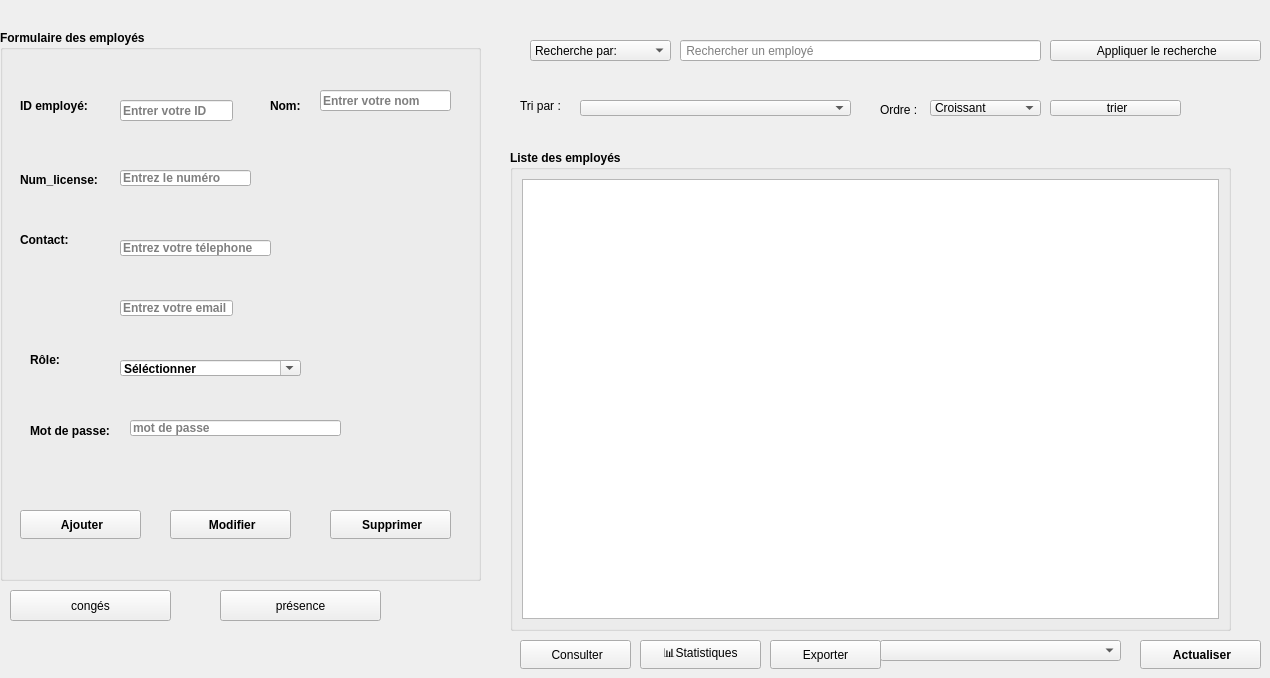
    <widget class="QWidget" name="page_employes">
     <widget class="QComboBox" name="employe_comboBox_searchType">
      <property name="geometry">
       <rect>
        <x>580</x>
        <y>100</y>
        <width>271</width>
        <height>16</height>
       </rect>
      </property>
      <property name="placeholderText">
       <string>Sélectionner</string>
      </property>
      <item>
       <property name="text">
        <string>ID employé</string>
       </property>
      </item>
      <item>
       <property name="text">
        <string>Nom</string>
       </property>
      </item>
      <item>
       <property name="text">
        <string>Numéro de licence</string>
       </property>
      </item>
      <item>
       <property name="text">
        <string>Contact</string>
       </property>
      </item>
     </widget>
     <widget class="QComboBox" name="employe_comboBox_searchBy">
      <property name="geometry">
       <rect>
        <x>530</x>
        <y>40</y>
        <width>141</width>
        <height>21</height>
       </rect>
      </property>
      <item>
       <property name="text">
        <string>Recherche par:</string>
       </property>
      </item>
      <item>
       <property name="text">
        <string>ID employé</string>
       </property>
      </item>
      <item>
       <property name="text">
        <string>Nom</string>
       </property>
      </item>
      <item>
       <property name="text">
        <string>Num_license</string>
       </property>
      </item>
      <item>
       <property name="text">
        <string>Contact</string>
       </property>
      </item>
      <item>
       <property name="text">
        <string>Role</string>
       </property>
      </item>
     </widget>
     <widget class="QLineEdit" name="employe_lineEdit_search">
      <property name="geometry">
       <rect>
        <x>680</x>
        <y>40</y>
        <width>361</width>
        <height>21</height>
       </rect>
      </property>
      <property name="placeholderText">
       <string> Rechercher un employé</string>
      </property>
     </widget>
     <widget class="QPushButton" name="employe_btnRefresh">
      <property name="geometry">
       <rect>
        <x>1140</x>
        <y>640</y>
        <width>121</width>
        <height>29</height>
       </rect>
      </property>
      <property name="font">
       <font>
        <pointsize>9</pointsize>
        <bold>true</bold>
       </font>
      </property>
      <property name="text">
       <string> Actualiser</string>
      </property>
     </widget>
     <widget class="QLabel" name="employe_label_sortBy">
      <property name="geometry">
       <rect>
        <x>520</x>
        <y>90</y>
        <width>91</width>
        <height>31</height>
       </rect>
      </property>
      <property name="text">
       <string>Tri par :</string>
      </property>
     </widget>
     <widget class="QPushButton" name="employe_btnSort">
      <property name="geometry">
       <rect>
        <x>1050</x>
        <y>100</y>
        <width>131</width>
        <height>16</height>
       </rect>
      </property>
      <property name="text">
       <string> trier</string>
      </property>
     </widget>
     <widget class="QLabel" name="employe_label_order">
      <property name="geometry">
       <rect>
        <x>880</x>
        <y>100</y>
        <width>63</width>
        <height>20</height>
       </rect>
      </property>
      <property name="text">
       <string>Ordre :</string>
      </property>
     </widget>
     <widget class="QComboBox" name="employe_comboBox_order">
      <property name="geometry">
       <rect>
        <x>930</x>
        <y>100</y>
        <width>111</width>
        <height>16</height>
       </rect>
      </property>
      <property name="currentText">
       <string>Croissant</string>
      </property>
      <item>
       <property name="text">
        <string>Croissant</string>
       </property>
      </item>
      <item>
       <property name="text">
        <string>Décroissant</string>
       </property>
      </item>
     </widget>
     <widget class="QPushButton" name="employe_btnSearch">
      <property name="geometry">
       <rect>
        <x>1050</x>
        <y>40</y>
        <width>211</width>
        <height>21</height>
       </rect>
      </property>
      <property name="text">
       <string> Appliquer le recherche</string>
      </property>
     </widget>
     <widget class="QPushButton" name="employe_btnConsulter">
      <property name="geometry">
       <rect>
        <x>520</x>
        <y>640</y>
        <width>111</width>
        <height>29</height>
       </rect>
      </property>
      <property name="text">
       <string> Consulter</string>
      </property>
     </widget>
     <widget class="QGroupBox" name="groupBox_3">
      <property name="geometry">
       <rect>
        <x>510</x>
        <y>150</y>
        <width>721</width>
        <height>481</height>
       </rect>
      </property>
      <property name="font">
       <font>
        <bold>true</bold>
       </font>
      </property>
      <property name="title">
       <string>Liste des employés</string>
      </property>
      <layout class="QHBoxLayout" name="horizontalLayout_8">
       <item>
        <widget class="QTableView" name="tableView"/>
       </item>
      </layout>
     </widget>
     <widget class="QPushButton" name="pushButton_11">
      <property name="geometry">
       <rect>
        <x>640</x>
        <y>640</y>
        <width>121</width>
        <height>29</height>
       </rect>
      </property>
      <property name="text">
       <string>📊Statistiques</string>
      </property>
     </widget>
     <widget class="QPushButton" name="pushButton_10">
      <property name="geometry">
       <rect>
        <x>770</x>
        <y>640</y>
        <width>111</width>
        <height>29</height>
       </rect>
      </property>
      <property name="text">
       <string>Exporter</string>
      </property>
     </widget>
     <widget class="QComboBox" name="comboBox_3">
      <property name="geometry">
       <rect>
        <x>880</x>
        <y>640</y>
        <width>241</width>
        <height>21</height>
       </rect>
      </property>
      <property name="currentText">
       <string/>
      </property>
      <property name="currentIndex">
       <number>-1</number>
      </property>
      <property name="placeholderText">
       <string>Choisissez le format d'export</string>
      </property>
      <item>
       <property name="text">
        <string>PDF</string>
       </property>
      </item>
      <item>
       <property name="text">
        <string>Excel</string>
       </property>
      </item>
      <item>
       <property name="text">
        <string>CSV</string>
       </property>
      </item>
     </widget>
     <widget class="QPushButton" name="pushButton_3">
      <property name="geometry">
       <rect>
        <x>10</x>
        <y>590</y>
        <width>161</width>
        <height>31</height>
       </rect>
      </property>
      <property name="text">
       <string>congés</string>
      </property>
     </widget>
     <widget class="QPushButton" name="pushButton_4">
      <property name="geometry">
       <rect>
        <x>220</x>
        <y>590</y>
        <width>161</width>
        <height>31</height>
       </rect>
      </property>
      <property name="text">
       <string>présence</string>
      </property>
     </widget>
     <widget class="QGroupBox" name="groupBox_employe_form">
      <property name="geometry">
       <rect>
        <x>0</x>
        <y>30</y>
        <width>481</width>
        <height>551</height>
       </rect>
      </property>
      <property name="font">
       <font>
        <pointsize>9</pointsize>
        <bold>true</bold>
       </font>
      </property>
      <property name="title">
       <string>Formulaire des employés</string>
      </property>
      <widget class="QLineEdit" name="employe_lineEdit_id">
       <property name="geometry">
        <rect>
         <x>120</x>
         <y>70</y>
         <width>113</width>
         <height>21</height>
        </rect>
       </property>
       <property name="placeholderText">
        <string>Entrer votre ID</string>
       </property>
      </widget>
      <widget class="QLabel" name="employe_label_id">
       <property name="geometry">
        <rect>
         <x>20</x>
         <y>60</y>
         <width>101</width>
         <height>31</height>
        </rect>
       </property>
       <property name="text">
        <string>ID employé:</string>
       </property>
      </widget>
      <widget class="QLabel" name="employe_label_nom">
       <property name="geometry">
        <rect>
         <x>270</x>
         <y>60</y>
         <width>63</width>
         <height>31</height>
        </rect>
       </property>
       <property name="text">
        <string>Nom:</string>
       </property>
      </widget>
      <widget class="QLineEdit" name="employe_lineEdit_nom">
       <property name="geometry">
        <rect>
         <x>320</x>
         <y>60</y>
         <width>131</width>
         <height>21</height>
        </rect>
       </property>
       <property name="placeholderText">
        <string>Entrer votre nom</string>
       </property>
      </widget>
      <widget class="QLabel" name="employe_label_licence">
       <property name="geometry">
        <rect>
         <x>20</x>
         <y>140</y>
         <width>101</width>
         <height>20</height>
        </rect>
       </property>
       <property name="text">
        <string>Num_license:</string>
       </property>
      </widget>
      <widget class="QLineEdit" name="employe_lineEdit_licence">
       <property name="geometry">
        <rect>
         <x>120</x>
         <y>140</y>
         <width>131</width>
         <height>16</height>
        </rect>
       </property>
       <property name="placeholderText">
        <string>Entrez le numéro</string>
       </property>
      </widget>
      <widget class="QLabel" name="employe_label_contact">
       <property name="geometry">
        <rect>
         <x>20</x>
         <y>200</y>
         <width>63</width>
         <height>20</height>
        </rect>
       </property>
       <property name="text">
        <string>Contact:</string>
       </property>
      </widget>
      <widget class="QLineEdit" name="employe_lineEdit_contact">
       <property name="geometry">
        <rect>
         <x>120</x>
         <y>210</y>
         <width>151</width>
         <height>16</height>
        </rect>
       </property>
       <property name="placeholderText">
        <string>Entrez votre télephone </string>
       </property>
      </widget>
      <widget class="QLineEdit" name="employe_lineEdit_email">
       <property name="geometry">
        <rect>
         <x>120</x>
         <y>270</y>
         <width>113</width>
         <height>16</height>
        </rect>
       </property>
       <property name="placeholderText">
        <string>Entrez votre email</string>
       </property>
      </widget>
      <widget class="QLabel" name="employe_label_role">
       <property name="geometry">
        <rect>
         <x>30</x>
         <y>320</y>
         <width>63</width>
         <height>20</height>
        </rect>
       </property>
       <property name="font">
        <font>
         <pointsize>9</pointsize>
         <bold>true</bold>
        </font>
       </property>
       <property name="text">
        <string>Rôle:</string>
       </property>
      </widget>
      <widget class="QComboBox" name="employe_comboBox_role">
       <property name="geometry">
        <rect>
         <x>120</x>
         <y>330</y>
         <width>181</width>
         <height>16</height>
        </rect>
       </property>
       <property name="editable">
        <bool>true</bool>
       </property>
       <property name="currentText">
        <string>Séléctionner</string>
       </property>
       <property name="placeholderText">
        <string>séléctionner</string>
       </property>
       <item>
        <property name="text">
         <string>Administration</string>
        </property>
       </item>
       <item>
        <property name="text">
         <string>Responsable RH</string>
        </property>
       </item>
       <item>
        <property name="text">
         <string>Employé</string>
        </property>
       </item>
      </widget>
      <widget class="QLabel" name="employe_label_mdp">
       <property name="geometry">
        <rect>
         <x>30</x>
         <y>380</y>
         <width>121</width>
         <height>41</height>
        </rect>
       </property>
       <property name="font">
        <font>
         <pointsize>9</pointsize>
         <bold>true</bold>
        </font>
       </property>
       <property name="text">
        <string>Mot de passe:</string>
       </property>
      </widget>
      <widget class="QLineEdit" name="employe_lineEdit_mdp">
       <property name="geometry">
        <rect>
         <x>130</x>
         <y>390</y>
         <width>211</width>
         <height>16</height>
        </rect>
       </property>
       <property name="placeholderText">
        <string>mot de passe</string>
       </property>
      </widget>
      <widget class="QPushButton" name="employe_btnAjouter">
       <property name="geometry">
        <rect>
         <x>20</x>
         <y>480</y>
         <width>121</width>
         <height>29</height>
        </rect>
       </property>
       <property name="font">
        <font>
         <pointsize>9</pointsize>
         <bold>true</bold>
        </font>
       </property>
       <property name="text">
        <string> Ajouter</string>
       </property>
      </widget>
      <widget class="QPushButton" name="employe_btnModifier">
       <property name="geometry">
        <rect>
         <x>170</x>
         <y>480</y>
         <width>121</width>
         <height>29</height>
        </rect>
       </property>
       <property name="font">
        <font>
         <pointsize>9</pointsize>
         <bold>true</bold>
        </font>
       </property>
       <property name="text">
        <string> Modifier</string>
       </property>
      </widget>
      <widget class="QPushButton" name="employe_btnSupprimer">
       <property name="geometry">
        <rect>
         <x>330</x>
         <y>480</y>
         <width>121</width>
         <height>29</height>
        </rect>
       </property>
       <property name="font">
        <font>
         <pointsize>9</pointsize>
         <bold>true</bold>
        </font>
       </property>
       <property name="text">
        <string> Supprimer</string>
       </property>
      </widget>
     </widget>
    </widget>
